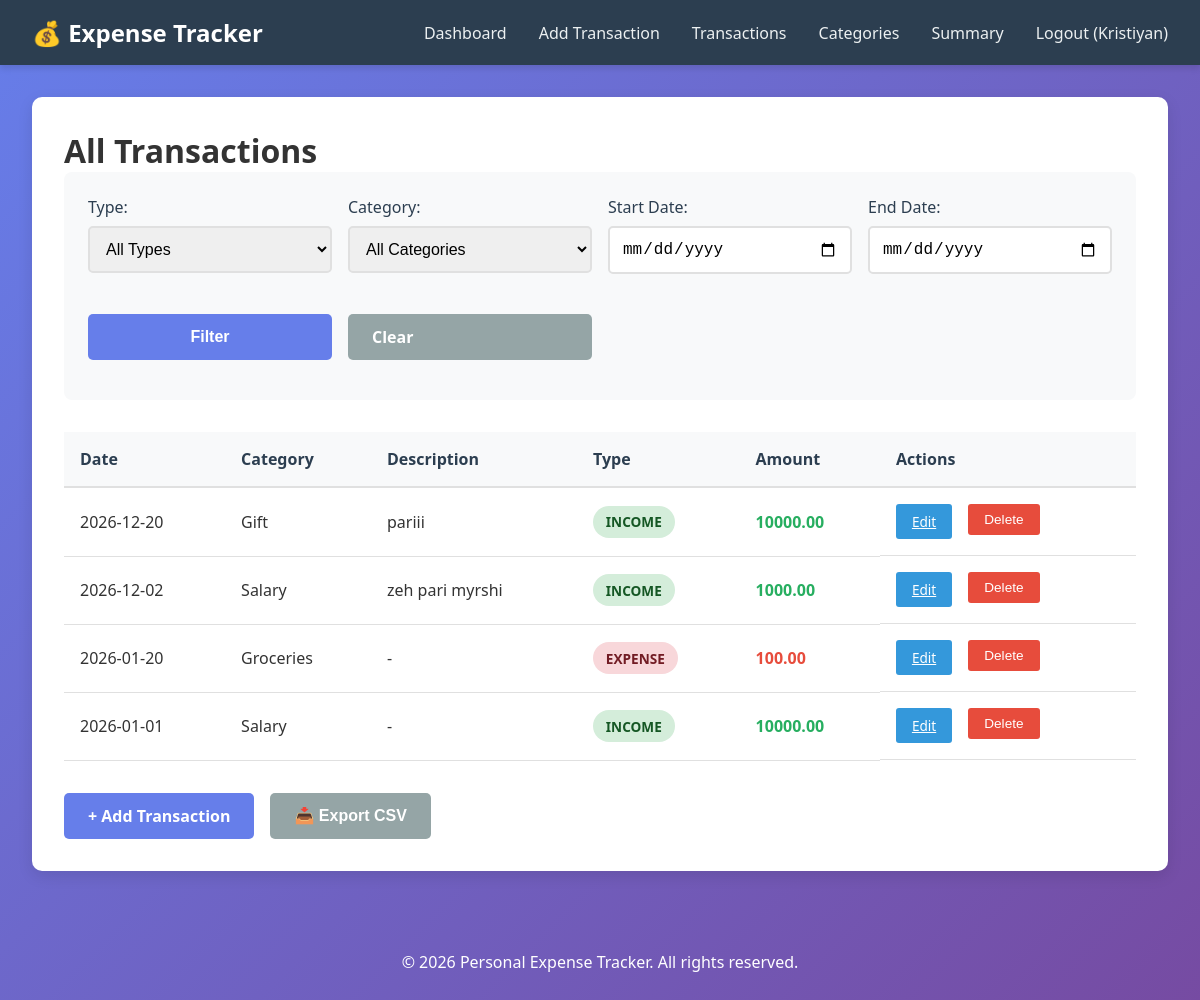
The page /transactions (signed in) on the database its author committed.
### tables this page shows
CREATE TABLE transactions (
            id INTEGER PRIMARY KEY AUTOINCREMENT,
            user_id INTEGER NOT NULL,
            amount REAL NOT NULL,
            type TEXT NOT NULL,
            category_id INTEGER NOT NULL,
            date DATE NOT NULL,
            description TEXT,
            created_at TIMESTAMP DEFAULT CURRENT_TIMESTAMP,
            FOREIGN KEY (user_id) REFERENCES users(id) ON DELETE CASCADE,
            FOREIGN KEY (category_id) REFERENCES categories(id) ON DELETE CASCADE
        );

CREATE TABLE categories (
            id INTEGER PRIMARY KEY AUTOINCREMENT,
            user_id INTEGER NOT NULL,
            name TEXT NOT NULL,
            created_at TIMESTAMP DEFAULT CURRENT_TIMESTAMP,
            FOREIGN KEY (user_id) REFERENCES users(id) ON DELETE CASCADE
        );

### app.py (the view)
@app.route('/transactions')
@login_required
def transactions():
    user_id = session['user_id']
    conn = get_db_connection()
    cursor = conn.cursor()
    filter_type = request.args.get('type', '')
    filter_category = request.args.get('category', '')
    filter_start_date = request.args.get('start_date', '')
    filter_end_date = request.args.get('end_date', '')
    query = '''
        SELECT t.*, c.name as category_name
        FROM transactions t
        JOIN categories c ON t.category_id = c.id
        WHERE t.user_id = ?
    '''
    params = [user_id]
    if filter_type:
        query += ' AND t.type = ?'
        params.append(filter_type)
    if filter_category:
        query += ' AND t.category_id = ?'
        params.append(filter_category)
    if filter_start_date:
        query += ' AND t.date >= ?'
        params.append(filter_start_date)
    if filter_end_date:
        query += ' AND t.date <= ?'
        params.append(filter_end_date)
    query += ' ORDER BY t.date DESC'
    cursor.execute(query, params)
    transactions_list = cursor.fetchall()
    cursor.execute('SELECT * FROM categories WHERE user_id = ?', (user_id,))
    categories_list = cursor.fetchall()
    conn.close()
    return render_template('transactions.html',
                         transactions=transactions_list,
                         categories=categories_list,
                         filter_type=filter_type,
                         filter_category=filter_category)

### app.py (called while the page is built)
def login_required(f):
    @wraps(f)
    def decorated_function(*args, **kwargs):
        if 'user_id' not in session:
            return redirect(url_for('login'))
        return f(*args, **kwargs)
    return decorated_function

### database.py (called while the page is built)
def get_db_connection():
    conn = sqlite3.connect(DB_PATH)
    conn.row_factory = sqlite3.Row
    return conn

### templates/transactions.html (shortened to what this page needs)
{% extends "base.html" %}
{% block content %}
<div class="transactions-container">
    <h1>All Transactions</h1>
    <div class="filters">
        <form method="GET" class="filter-form">
            <div class="form-group">
                <label for="type">Type:</label>
                <select id="type" name="type">
                    <option value="">All Types</option>
                </select>
            </div>
            <div class="form-group">
                <label for="category">Category:</label>
                <select id="category" name="category">
                    <option value="">All Categories</option>
                </select>
            </div>
            <div class="form-group">
                <label for="start_date">Start Date:</label>
                <input type="date" id="start_date" name="start_date" value="{{ filter_start_date }}">
            </div>
            <div class="form-group">
                <label for="end_date">End Date:</label>
                <input type="date" id="end_date" name="end_date" value="{{ filter_end_date }}">
            </div>
            <button type="submit" class="btn btn-primary">Filter</button>
            <a href="{{ url_for('transactions') }}" class="btn btn-secondary">Clear</a>
        </form>
    </div>
    <div class="transactions-list">
        {% if transactions %}
        <table>
            <thead>
                <tr>
                    <th>Date</th>
                    <th>Category</th>
                    <th>Description</th>
                    <th>Type</th>
                    <th>Amount</th>
                    <th>Actions</th>
                </tr>
            </thead>
            <tbody>
                {% for trans in transactions %}
                <tr>
                    <td>{{ trans['date'] }}</td>
                    <td>{{ trans['category_name'] }}</td>
                    <td>{{ trans['description'] or '-' }}</td>
                    <td><span class="badge badge-{{ trans['type'] }}">{{ trans['type'].upper() }}</span></td>
                    <td class="amount-{{ trans['type'] }}">{{ "%.2f"|format(trans['amount']) }}</td>
                    <td class="actions">
                        <a href="{{ url_for('edit_transaction', trans_id=trans['id']) }}"
                            class="btn-small btn-edit">Edit</a>
                        <form method="POST" action="{{ url_for('delete_transaction', trans_id=trans['id']) }}"
                            style="display:inline;">
                            <button type="submit" class="btn-small btn-delete"
                                onclick="return confirm('Are you sure?')">Delete</button>
                        </form>
                    </td>
                </tr>
                {% endfor %}
            </tbody>
        </table>
        {% else %}
        <p>No transactions found. <a href="{{ url_for('add_transaction') }}">Add one now!</a></p>
        {% endif %}
    </div>
    <div class="transaction-actions">
        <a href="{{ url_for('add_transaction') }}" class="btn btn-primary">+ Add Transaction</a>
        <button onclick="exportTransactions()" class="btn btn-secondary">📥 Export CSV</button>
    </div>
</div>
{% endblock %}

### static/style.css (style rules this page uses)
* { margin: 0; padding: 0; box-sizing: border-box; }
body { font-family: 'Segoe UI', Tahoma, Geneva, Verdana, sans-serif; background: linear-gradient(135deg, #667eea 0%, #764ba2 100%); min-height: 100vh; color: #333; }
.form-group { margin-bottom: 1.5rem; }
.form-group label { display: block; margin-bottom: 0.5rem; font-weight: 500; color: #2c3e50; }
.form-group input, .form-group select, .form-group textarea { width: 100%; padding: 0.75rem; border: 2px solid #e0e0e0; border-radius: 5px; font-size: 1rem; transition: border-color 0.3s; }
.btn { padding: 0.75rem 1.5rem; border: none; border-radius: 5px; cursor: pointer; font-weight: 600; text-decoration: none; display: inline-block; transition: all 0.3s; font-size: 1rem; }
.btn-primary { background-color: #667eea; color: white; }
.btn-secondary { background-color: #95a5a6; color: white; }
.btn-small { padding: 0.5rem 1rem; font-size: 0.85rem; margin-right: 0.5rem; }
.btn-edit { background-color: #3498db; color: white; border: none; border-radius: 3px; cursor: pointer; }
.btn-delete { background-color: #e74c3c; color: white; border: none; border-radius: 3px; cursor: pointer; }
table { width: 100%; border-collapse: collapse; margin-bottom: 2rem; }
table thead { background-color: #f8f9fa; }
table th { padding: 1rem; text-align: left; font-weight: 600; color: #2c3e50; border-bottom: 2px solid #e0e0e0; }
table td { padding: 1rem; border-bottom: 1px solid #e0e0e0; }
.badge { display: inline-block; padding: 0.4rem 0.8rem; border-radius: 20px; font-size: 0.85rem; font-weight: 600; text-transform: uppercase; }
.badge-income { background-color: #d4edda; color: #155724; }
.badge-expense { background-color: #f8d7da; color: #721c24; }
.amount-income { color: #27ae60; font-weight: 600; }
.amount-expense { color: #e74c3c; font-weight: 600; }
.transactions-container { background: white; padding: 2rem; border-radius: 10px; box-shadow: 0 5px 15px rgba(0, 0, 0, 0.1); }
.filters { margin-bottom: 2rem; padding: 1.5rem; background-color: #f8f9fa; border-radius: 8px; }
.filter-form { display: grid; grid-template-columns: repeat(auto-fit, minmax(200px, 1fr)); gap: 1rem; margin-bottom: 1rem; }
.transaction-actions { display: flex; gap: 1rem; margin-top: 2rem; }
.actions { display: flex; gap: 0.5rem; }

### rows shown on the page
transactions: amount "10000.00"
transactions: amount "1000.00"
transactions: amount "100.00"
transactions: amount "10000.00"

### other values the page prints
{{ session.name }} "Kristiyan"
